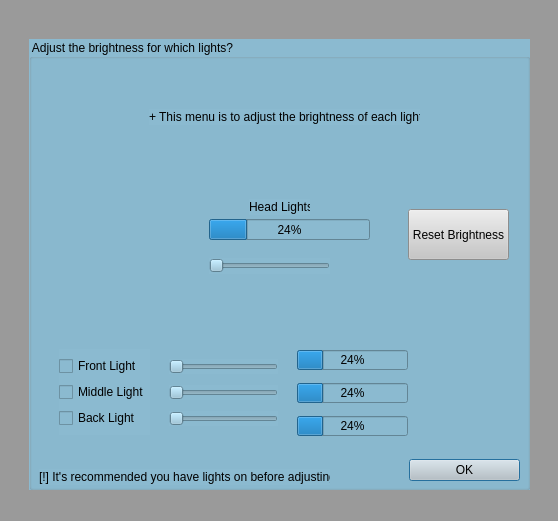
<?xml version="1.0" encoding="UTF-8"?>
<ui version="4.0">
 <class>BrightnessControl</class>
 <widget class="QDialog" name="BrightnessControl">
  <property name="geometry">
   <rect>
    <x>0</x>
    <y>0</y>
    <width>558</width>
    <height>521</height>
   </rect>
  </property>
  <property name="windowTitle">
   <string>Dialog</string>
  </property>
  <property name="styleSheet">
   <string notr="true">background-color: rgb(154, 154, 154);</string>
  </property>
  <widget class="QGroupBox" name="groupBox">
   <property name="geometry">
    <rect>
     <x>29</x>
     <y>39</y>
     <width>501</width>
     <height>451</height>
    </rect>
   </property>
   <property name="styleSheet">
    <string notr="true">color: rgb(0, 0, 0);
background-color: rgb(139, 186, 208);</string>
   </property>
   <property name="title">
    <string>Adjust the brightness for which lights?</string>
   </property>
   <widget class="QWidget" name="verticalLayoutWidget">
    <property name="geometry">
     <rect>
      <x>30</x>
      <y>310</y>
      <width>91</width>
      <height>86</height>
     </rect>
    </property>
    <layout class="QVBoxLayout" name="verticalLayout">
     <item>
      <spacer name="verticalSpacer">
       <property name="orientation">
        <enum>Qt::Vertical</enum>
       </property>
       <property name="sizeHint" stdset="0">
        <size>
         <width>20</width>
         <height>40</height>
        </size>
       </property>
      </spacer>
     </item>
     <item>
      <widget class="QCheckBox" name="checkBox">
       <property name="text">
        <string>Front Light</string>
       </property>
      </widget>
     </item>
     <item>
      <widget class="QCheckBox" name="checkBox_2">
       <property name="text">
        <string>Middle Light</string>
       </property>
      </widget>
     </item>
     <item>
      <widget class="QCheckBox" name="checkBox_3">
       <property name="text">
        <string>Back Light</string>
       </property>
      </widget>
     </item>
     <item>
      <spacer name="verticalSpacer_2">
       <property name="orientation">
        <enum>Qt::Vertical</enum>
       </property>
       <property name="sizeHint" stdset="0">
        <size>
         <width>20</width>
         <height>40</height>
        </size>
       </property>
      </spacer>
     </item>
    </layout>
   </widget>
   <widget class="QLabel" name="label">
    <property name="geometry">
     <rect>
      <x>220</x>
      <y>160</y>
      <width>61</width>
      <height>16</height>
     </rect>
    </property>
    <property name="text">
     <string>Head Lights</string>
    </property>
   </widget>
   <widget class="QProgressBar" name="progressBar">
    <property name="geometry">
     <rect>
      <x>180</x>
      <y>180</y>
      <width>161</width>
      <height>21</height>
     </rect>
    </property>
    <property name="value">
     <number>24</number>
    </property>
   </widget>
   <widget class="QSlider" name="horizontalSlider">
    <property name="geometry">
     <rect>
      <x>180</x>
      <y>219</y>
      <width>121</width>
      <height>16</height>
     </rect>
    </property>
    <property name="orientation">
     <enum>Qt::Horizontal</enum>
    </property>
   </widget>
   <widget class="QPushButton" name="pushButton_2">
    <property name="geometry">
     <rect>
      <x>380</x>
      <y>420</y>
      <width>111</width>
      <height>22</height>
     </rect>
    </property>
    <property name="styleSheet">
     <string notr="true">color: rgb(0, 0, 0);
background-color: rgb(198, 198, 198);</string>
    </property>
    <property name="text">
     <string>OK</string>
    </property>
   </widget>
   <widget class="QLabel" name="label_2">
    <property name="geometry">
     <rect>
      <x>10</x>
      <y>430</y>
      <width>291</width>
      <height>16</height>
     </rect>
    </property>
    <property name="text">
     <string>[!] It's recommended you have lights on before adjusting.</string>
    </property>
   </widget>
   <widget class="QSlider" name="horizontalSlider_4">
    <property name="geometry">
     <rect>
      <x>140</x>
      <y>372</y>
      <width>109</width>
      <height>15</height>
     </rect>
    </property>
    <property name="orientation">
     <enum>Qt::Horizontal</enum>
    </property>
   </widget>
   <widget class="QSlider" name="horizontalSlider_2">
    <property name="geometry">
     <rect>
      <x>140</x>
      <y>320</y>
      <width>109</width>
      <height>15</height>
     </rect>
    </property>
    <property name="orientation">
     <enum>Qt::Horizontal</enum>
    </property>
   </widget>
   <widget class="QSlider" name="horizontalSlider_3">
    <property name="geometry">
     <rect>
      <x>140</x>
      <y>346</y>
      <width>109</width>
      <height>15</height>
     </rect>
    </property>
    <property name="orientation">
     <enum>Qt::Horizontal</enum>
    </property>
   </widget>
   <widget class="QProgressBar" name="progressBar_2">
    <property name="geometry">
     <rect>
      <x>268</x>
      <y>311</y>
      <width>111</width>
      <height>20</height>
     </rect>
    </property>
    <property name="value">
     <number>24</number>
    </property>
   </widget>
   <widget class="QProgressBar" name="progressBar_3">
    <property name="geometry">
     <rect>
      <x>268</x>
      <y>344</y>
      <width>111</width>
      <height>20</height>
     </rect>
    </property>
    <property name="value">
     <number>24</number>
    </property>
   </widget>
   <widget class="QProgressBar" name="progressBar_4">
    <property name="geometry">
     <rect>
      <x>268</x>
      <y>377</y>
      <width>111</width>
      <height>20</height>
     </rect>
    </property>
    <property name="value">
     <number>24</number>
    </property>
   </widget>
   <widget class="QPushButton" name="pushButton_4">
    <property name="geometry">
     <rect>
      <x>379</x>
      <y>170</y>
      <width>101</width>
      <height>51</height>
     </rect>
    </property>
    <property name="styleSheet">
     <string notr="true">color: rgb(0, 0, 0);
background-color: rgb(198, 198, 198);</string>
    </property>
    <property name="text">
     <string>Reset Brightness</string>
    </property>
   </widget>
   <widget class="QLabel" name="label_3">
    <property name="geometry">
     <rect>
      <x>120</x>
      <y>70</y>
      <width>271</width>
      <height>16</height>
     </rect>
    </property>
    <property name="text">
     <string>+ This menu is to adjust the brightness of each light.</string>
    </property>
   </widget>
  </widget>
 </widget>
 <resources/>
 <connections/>
</ui>
